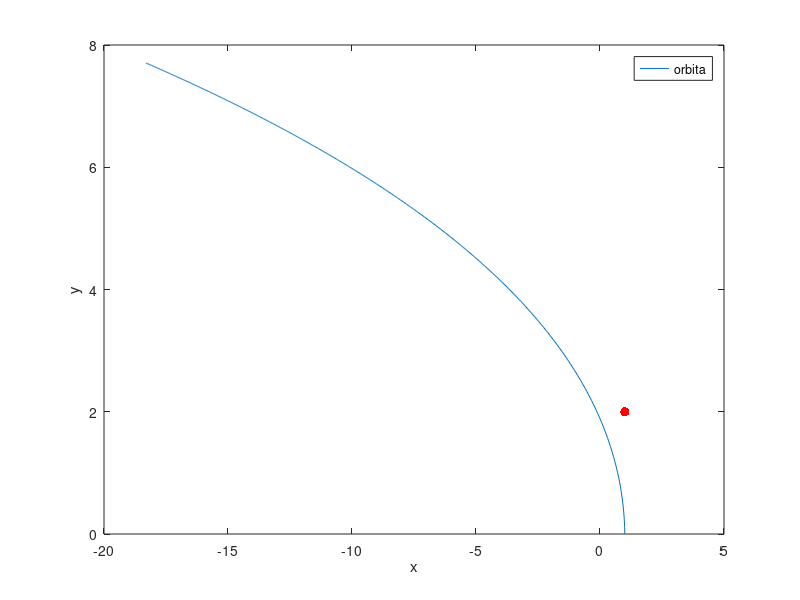

Reproduce this figure in MATLAB.

H=1/52;

t=0:H:10;

%valores iniciales
x=1;
vX=0;
y=0;
vY=2*pi;
a=39.5;
B=-1.5;


for i=1:numel(t)-1
    
    Qx=(-a*x(i)*(x(i)^2+y(i)^2)^B);
    Qy=(-a*y(i)*(x(i)^2+y(i)^2)^B);
    
    vX(i+1)= vX(i) + H*Qx/2;
    vY(i+1)= vY(i) + H*Qy/2;
    
    x(i+1) = x(i) + vX(i+1)*H;
    y(i+1) = y(i) + vY(i+1)*H;
    
    

end

plot(x,y,1,2,'r.','MarkerSize',20);
    ylabel('y')
    xlabel('x')
    legend('orbita')